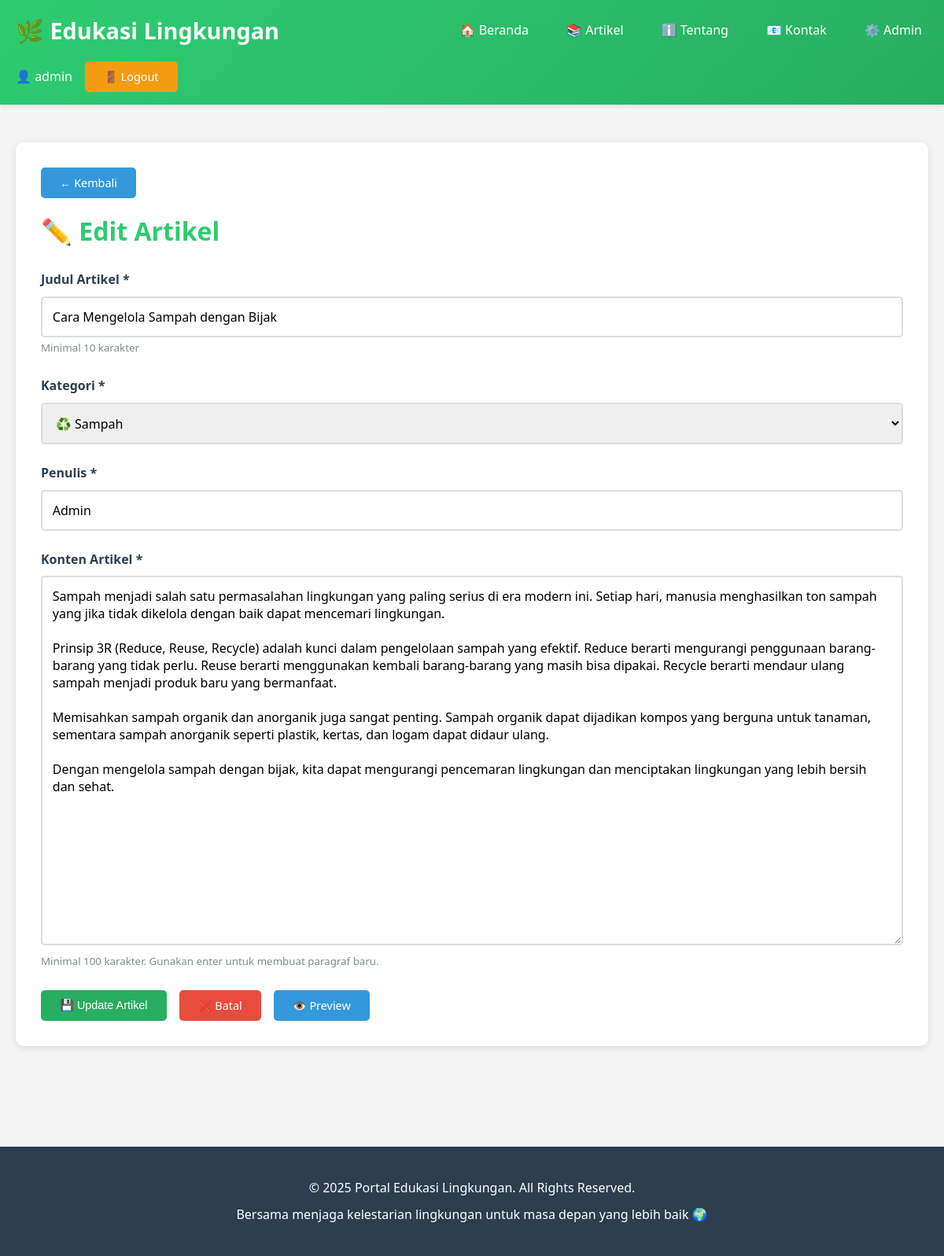
The app's page /admin/artikel/edit.php?id=2 (signed in) with its own data.
### tables this page shows
CREATE TABLE IF NOT EXISTS artikel (
    id INT AUTO_INCREMENT PRIMARY KEY,
    judul VARCHAR(255) NOT NULL,
    slug VARCHAR(255) NOT NULL UNIQUE,
    konten TEXT NOT NULL,
    penulis VARCHAR(100) NOT NULL,
    kategori VARCHAR(50) NOT NULL,
    views INT DEFAULT 0,
    created_at TIMESTAMP DEFAULT CURRENT_TIMESTAMP,
    updated_at TIMESTAMP DEFAULT CURRENT_TIMESTAMP ON UPDATE CURRENT_TIMESTAMP,
    INDEX idx_slug (slug),
    INDEX idx_kategori (kategori),
    INDEX idx_created_at (created_at)
);

### admin/artikel/edit.php (the view, shortened to what this page needs)
<?php
$conn = getDBConnection();
$id = isset($_GET['id']) ? (int)$_GET['id'] : 0;
$query = "SELECT * FROM artikel WHERE id = ?";
$stmt = $conn->prepare($query);
$stmt->bind_param("i", $id);
$stmt->execute();
$result = $stmt->get_result();
$artikel = $result->fetch_assoc();
include '../../includes/header.php';
?>
<main>
    <div class="container">
        <section class="content-section">
            <a href="index.php" class="btn btn-primary" style="margin-bottom: 1rem;">← Kembali</a>
            <h2>✏️ Edit Artikel</h2>
            <form method="POST" action="" id="editArtikelForm">
                <div class="form-group">
                    <label for="judul">Judul Artikel *</label>
                    <input type="text" id="judul" name="judul"
                           value="<?php echo htmlspecialchars($artikel['judul']); ?>"
                           required>
                    <small style="color: #7f8c8d;">Minimal 10 karakter</small>
                </div>
                <div class="form-group">
                    <label for="kategori">Kategori *</label>
                    <select id="kategori" name="kategori" required>
                        <option value="Sampah" <?php echo $artikel['kategori'] == 'Sampah' ? 'selected' : ''; ?>>♻️ Sampah</option>
                    </select>
                </div>
                <div class="form-group">
                    <label for="penulis">Penulis *</label>
                    <input type="text" id="penulis" name="penulis"
                           value="<?php echo htmlspecialchars($artikel['penulis']); ?>"
                           required>
                </div>
                <div class="form-group">
                    <label for="konten">Konten Artikel *</label>
                    <textarea id="konten" name="konten" rows="20" required><?php echo htmlspecialchars($artikel['konten']); ?></textarea>
                    <small style="color: #7f8c8d;">Minimal 100 karakter. Gunakan enter untuk membuat paragraf baru.</small>
                </div>
                <div style="display: flex; gap: 1rem; flex-wrap: wrap;">
                    <button type="submit" class="btn btn-success">💾 Update Artikel</button>
                    <a href="index.php" class="btn btn-danger">❌ Batal</a>
                    <a href="../../detail_artikel.php?slug=<?php echo $artikel['slug']; ?>"
                       class="btn btn-primary" target="_blank">👁️ Preview</a>
                </div>
            </form>
        </section>
    </div>
</main>
<?php
include '../../includes/footer.php';
?>

### assets/css/style.css (style rules this page uses)
* { margin: 0; padding: 0; box-sizing: border-box; }
body { font-family: 'Segoe UI', Tahoma, Geneva, Verdana, sans-serif; line-height: 1.6; color: #333; background-color: #f4f4f4; }
.container { max-width: 1200px; margin: 0 auto; padding: 0 20px; }
.btn { padding: 0.5rem 1.5rem; border: none; border-radius: 5px; cursor: pointer; text-decoration: none; display: inline-block; transition: all 0.3s; font-size: 0.9rem; font-weight: 500; }
.btn-primary { background: #3498db; color: white; }
.btn-success { background: #27ae60; color: white; }
.btn-danger { background: #e74c3c; color: white; }
main { padding: 3rem 0; min-height: calc(100vh - 200px); }
.content-section { background: white; padding: 2rem; border-radius: 10px; box-shadow: 0 2px 10px rgba(0,0,0,0.1); margin-bottom: 2rem; animation: fadeIn 0.5s; }
h2 { color: #2ecc71; margin-bottom: 1.5rem; font-size: 2rem; }
.form-group { margin-bottom: 1.5rem; }
label { display: block; margin-bottom: 0.5rem; font-weight: 600; color: #2c3e50; }
input[type="text"], input[type="email"], input[type="password"], textarea, select { width: 100%; padding: 0.8rem; border: 2px solid #ddd; border-radius: 5px; font-size: 1rem; transition: border-color 0.3s; font-family: inherit; }
textarea { min-height: 150px; resize: vertical; }
* { transition: background-color 0.3s ease, color 0.3s ease; }
a { transition: all 0.3s ease; }

### records on screen
artikel: judul "Cara Mengelola Sampah dengan Bijak", kategori "♻️ Sampah", penulis "Admin", konten "Sampah menjadi salah satu permasalahan lingkungan yang paling serius di era modern ini. Setiap hari, manusia menghasilkan ton sampah yang jika tidak dikelola dengan baik dapat mencemari lingkungan. Prinsip 3R (Reduce, Reuse, Recycle) adalah kunci dalam pengelolaan sampah yang efektif. Reduce berarti mengurangi penggunaan barang-barang yang tidak perlu. Reuse berarti menggunakan kembali barang-barang yang masih bisa dipakai. Recycle berarti mendaur ulang sampah menjadi produk baru yang bermanfaat. Memisahkan sampah organik dan anorganik juga sangat penting. Sampah organik dapat dijadikan kompos yang berguna untuk tanaman, sementara sampah anorganik seperti plastik, kertas, dan logam dapat…"

### other values on screen
$_SESSION['username'] "admin"
